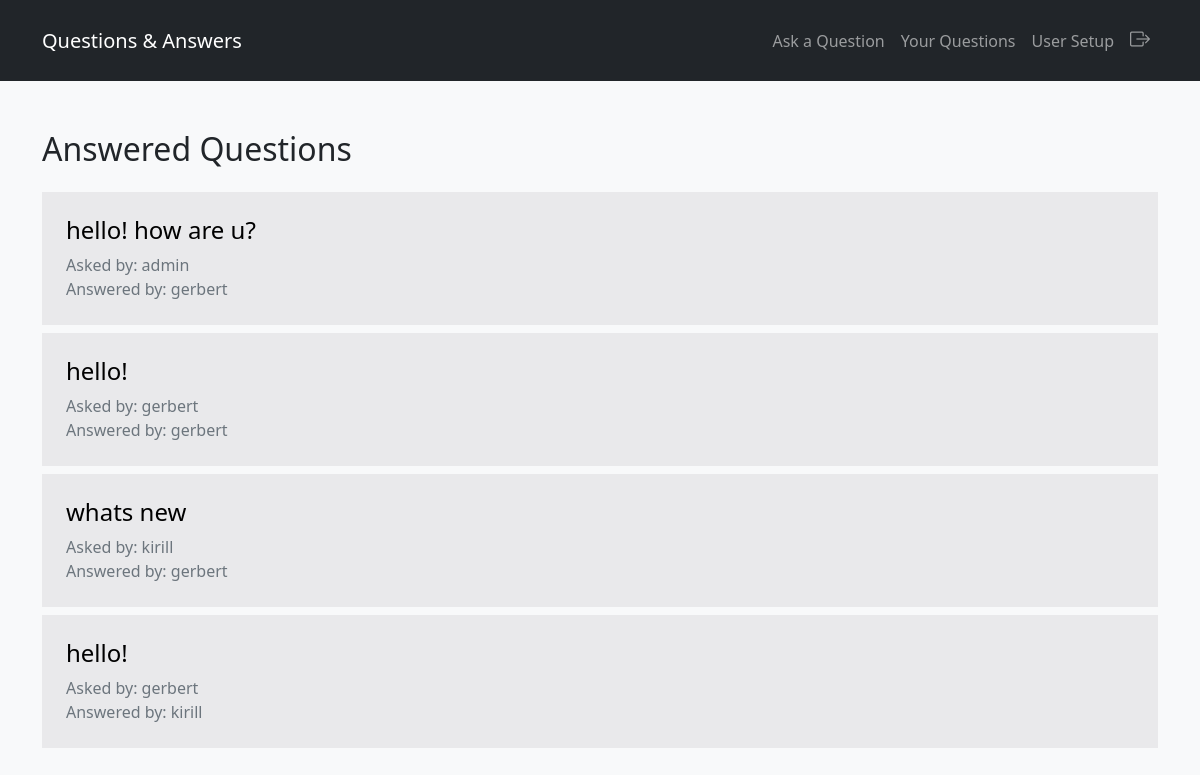
The app's page / (signed in) with its own data.
### tables this page shows
CREATE TABLE question (
    id integer primary key autoincrement,
    id_expert integer not null,
    id_user integer not null,
    text_question text not null,
    answer text
);

CREATE TABLE user (
    id integer primary key autoincrement,
    user_name text not null,
    password text not null,
    expert boolean not null,
    admin boolean not null
);

### app.py (the view)
@app.route("/")
def home():
    user = user_session()
    db = get_db()
    cur = db.execute("""
                SELECT asker.user_name AS asker_name, expert.user_name AS expert_name, question.id AS id, question.text_question as text
                FROM question
                    JOIN user AS asker ON question.id_user = asker.id
                    JOIN user AS expert ON question.id_expert = expert.id
                WHERE question.answer IS NOT NULL;
            """)
    questions = cur.fetchall()
    return render_template("home.html", user=user, questions=questions)

### app.py (called while the page is built)
def user_session():
    user_data = None
    if "user" in session:
        db = get_db()
        cur = db.execute("""
            SELECT * FROM user
            WHERE user_name = (?);
        """, [session["user"]])
        user_data = cur.fetchone()
    return user_data

def connect_db():  # Подключение базы данных
    sql = sqlite3.connect("ask_db.db")
    sql.row_factory = sqlite3.Row
    return sql

def get_db():  # Получение базы данных
    if not hasattr(g, "sqlite3"):
        g.sqlite_db = connect_db()
    return g.sqlite_db

### templates/home.html (shortened to what this page needs)
<!DOCTYPE html>
<html lang="en">
<head>
    <link href="https://cdn.jsdelivr.net/npm/bootstrap@5.1.3/dist/css/bootstrap.min.css" rel="stylesheet">
    <link rel="stylesheet" type="text/css" href="{{ url_for('static', filename='style.css')}}">
    <link rel="stylesheet" href="https://cdn.jsdelivr.net/npm/bootstrap-icons@1.3.0/font/bootstrap-icons.css">
</head>
<body class="bg-light">
<nav class="navbar navbar-expand-lg bg-dark navbar-dark py-3 fixed-top fw-light">
    <div class="container">
        <a href="{{ url_for('home') }}" class="navbar-brand lead">Questions & Answers</a>
        <div class="collapse navbar-collapse" id="navmenu">
            <ul class="navbar-nav ms-auto text-light justify-content-center align-items-center">
                {% if user %}
                <li class="nav-item"><a href="{{ url_for('ask_question') }}" class="nav-link">Ask a Question</a></li>
                {% if user.expert %}
                <li class="nav-item"><a href="{{ url_for('unanswered_question') }}" class="nav-link">Your Questions</a></li>
                {% endif %}
                {% if user.admin %}
                <li class="nav-item"><a href="{{ url_for('users') }}" class="nav-link">User Setup</a></li>
                {% endif %}
                <li class="nav-item"><a href="{{ url_for('logout') }}" class="nav-link"><span><i class="bi bi-box-arrow-right fs-5" style="vertical-align: 0.25em;"></i></span></a></li>
                {% else %}
                <li class="nav-item"><a href="{{ url_for('login') }}" class="nav-link">Login</a></li>
                <li class="nav-item"><a href="{{ url_for('register') }}" class="nav-link">Register</a></li>
                {% endif %}
            </ul>
        </div>
    </div>
</nav>
<section>
    <div class="container text-dark mt-5 fw-light">
        {% block content %}
        <h2 class="fw-light fs-2 mb-4">Answered Questions</h2>
        <div class="d-flex flex-column">
            {% for question in questions %}
                <a href="{{ url_for('answered_questions', id_question=question.id) }}" class="answers mb-2">
                    <div class="bg-dark p-4 " style="--bs-bg-opacity: .07;">
                        <h4 class="fw-light fs-4">{{ question.text }}</h4>
                        <span class="text-secondary">Asked by: {{ question.asker_name}}
                        <br>
                        Answered by: {{ question.expert_name }}</span>
                    </div>
                </a>
            {% endfor %}
        </div>
        {% endblock %}
    </div>
</section>
</body>
</html>

### static/style.css (style rules this page uses)
body::before { display: block; content: ""; height: 82px; }
.answers { text-decoration: none; color: black; transition: all 0.2s ease-in; }

### records on screen
question: text "hello! how are u?", asker_name "admin", expert_name "gerbert"
question: text "hello!", asker_name "gerbert", expert_name "gerbert"
question: text "whats new", asker_name "kirill", expert_name "gerbert"
question: text "hello!", asker_name "gerbert", expert_name "kirill"
